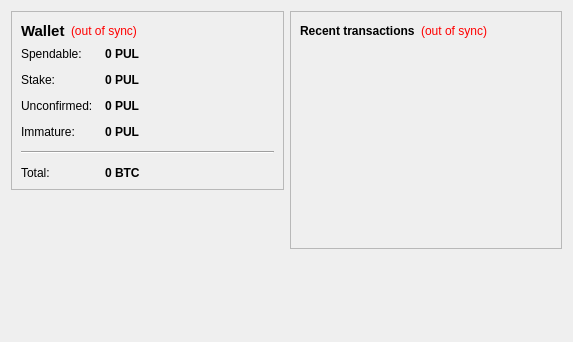
<?xml version="1.0" encoding="UTF-8"?>
<ui version="4.0">
 <class>OverviewPage</class>
 <widget class="QWidget" name="OverviewPage">
  <property name="geometry">
   <rect>
    <x>0</x>
    <y>0</y>
    <width>573</width>
    <height>342</height>
   </rect>
  </property>
  <property name="windowTitle">
   <string>Form</string>
  </property>
  <layout class="QHBoxLayout" name="horizontalLayout" stretch="1,1">
   <item>
    <layout class="QVBoxLayout" name="verticalLayout_2">
     <item>
      <widget class="QFrame" name="frame">
       <property name="frameShape">
        <enum>QFrame::StyledPanel</enum>
       </property>
       <property name="frameShadow">
        <enum>QFrame::Raised</enum>
       </property>
       <layout class="QVBoxLayout" name="verticalLayout_4">
        <item>
         <layout class="QHBoxLayout" name="horizontalLayout_4">
          <item>
           <widget class="QLabel" name="label_5">
            <property name="font">
             <font>
              <pointsize>11</pointsize>
              <weight>75</weight>
              <bold>true</bold>
             </font>
            </property>
            <property name="text">
             <string>Wallet</string>
            </property>
           </widget>
          </item>
          <item>
           <widget class="QLabel" name="labelWalletStatus">
            <property name="toolTip">
             <string>The displayed information may be out of date. Your wallet automatically synchronizes with the Pullcoin network after a connection is established, but this process has not completed yet.</string>
            </property>
            <property name="styleSheet">
             <string notr="true">QLabel { color: red; }</string>
            </property>
            <property name="text">
             <string notr="true">(out of sync)</string>
            </property>
            <property name="alignment">
             <set>Qt::AlignLeading|Qt::AlignLeft|Qt::AlignVCenter</set>
            </property>
           </widget>
          </item>
          <item>
           <spacer name="horizontalSpacer_2">
            <property name="orientation">
             <enum>Qt::Horizontal</enum>
            </property>
            <property name="sizeHint" stdset="0">
             <size>
              <width>40</width>
              <height>20</height>
             </size>
            </property>
           </spacer>
          </item>
         </layout>
        </item>
        <item>
         <layout class="QFormLayout" name="formLayout_2">
          <property name="fieldGrowthPolicy">
           <enum>QFormLayout::AllNonFixedFieldsGrow</enum>
          </property>
          <property name="horizontalSpacing">
           <number>12</number>
          </property>
          <property name="verticalSpacing">
           <number>12</number>
          </property>
          <item row="0" column="0">
           <widget class="QLabel" name="label">
            <property name="text">
             <string>Spendable:</string>
            </property>
           </widget>
          </item>
          <item row="0" column="1">
           <widget class="QLabel" name="labelBalance">
            <property name="font">
             <font>
              <weight>75</weight>
              <bold>true</bold>
             </font>
            </property>
            <property name="cursor">
             <cursorShape>IBeamCursor</cursorShape>
            </property>
            <property name="toolTip">
             <string>Your current spendable balance</string>
            </property>
            <property name="text">
             <string notr="true">0 PUL</string>
            </property>
            <property name="textInteractionFlags">
             <set>Qt::LinksAccessibleByMouse|Qt::TextSelectableByKeyboard|Qt::TextSelectableByMouse</set>
            </property>
           </widget>
          </item>
          <item row="1" column="0">
           <widget class="QLabel" name="label_6">
            <property name="text">
             <string>Stake:</string>
            </property>
           </widget>
          </item>
          <item row="1" column="1">
           <widget class="QLabel" name="labelStake">
            <property name="font">
             <font>
              <weight>75</weight>
              <bold>true</bold>
             </font>
            </property>
            <property name="cursor">
             <cursorShape>IBeamCursor</cursorShape>
            </property>
            <property name="toolTip">
             <string>Total of coins that was staked, and do not yet count toward the current balance</string>
            </property>
            <property name="text">
             <string notr="true">0 PUL</string>
            </property>
            <property name="textInteractionFlags">
             <set>Qt::LinksAccessibleByMouse|Qt::TextSelectableByKeyboard|Qt::TextSelectableByMouse</set>
            </property>
           </widget>
          </item>
          <item row="2" column="0">
           <widget class="QLabel" name="label_3">
            <property name="text">
             <string>Unconfirmed:</string>
            </property>
           </widget>
          </item>
          <item row="2" column="1">
           <widget class="QLabel" name="labelUnconfirmed">
            <property name="font">
             <font>
              <weight>75</weight>
              <bold>true</bold>
             </font>
            </property>
            <property name="cursor">
             <cursorShape>IBeamCursor</cursorShape>
            </property>
            <property name="toolTip">
             <string>Total of transactions that have yet to be confirmed, and do not yet count toward the current balance</string>
            </property>
            <property name="text">
             <string notr="true">0 PUL</string>
            </property>
            <property name="textInteractionFlags">
             <set>Qt::LinksAccessibleByMouse|Qt::TextSelectableByKeyboard|Qt::TextSelectableByMouse</set>
            </property>
           </widget>
          </item>
          <item row="3" column="0">
           <widget class="QLabel" name="labelImmatureText">
            <property name="text">
             <string>Immature:</string>
            </property>
           </widget>
          </item>
          <item row="3" column="1">
           <widget class="QLabel" name="labelImmature">
            <property name="font">
             <font>
              <weight>75</weight>
              <bold>true</bold>
             </font>
            </property>
            <property name="toolTip">
             <string>Mined balance that has not yet matured</string>
            </property>
            <property name="text">
             <string notr="true">0 PUL</string>
            </property>
            <property name="textInteractionFlags">
             <set>Qt::LinksAccessibleByMouse|Qt::TextSelectableByKeyboard|Qt::TextSelectableByMouse</set>
            </property>
           </widget>
          </item>
          <item row="4" column="0" colspan="2">
           <widget class="Line" name="line">
            <property name="orientation">
             <enum>Qt::Horizontal</enum>
            </property>
           </widget>
          </item>
          <item row="5" column="0">
           <widget class="QLabel" name="labelTotalText">
            <property name="text">
             <string>Total:</string>
            </property>
           </widget>
          </item>
          <item row="5" column="1">
           <widget class="QLabel" name="labelTotal">
            <property name="font">
             <font>
              <weight>75</weight>
              <bold>true</bold>
             </font>
            </property>
            <property name="cursor">
             <cursorShape>IBeamCursor</cursorShape>
            </property>
            <property name="toolTip">
             <string>Your current total balance</string>
            </property>
            <property name="text">
             <string notr="true">0 BTC</string>
            </property>
            <property name="textInteractionFlags">
             <set>Qt::LinksAccessibleByMouse|Qt::TextSelectableByKeyboard|Qt::TextSelectableByMouse</set>
            </property>
           </widget>
          </item>
         </layout>
        </item>
       </layout>
      </widget>
     </item>
     <item>
      <spacer name="verticalSpacer">
       <property name="orientation">
        <enum>Qt::Vertical</enum>
       </property>
       <property name="sizeHint" stdset="0">
        <size>
         <width>20</width>
         <height>40</height>
        </size>
       </property>
      </spacer>
     </item>
    </layout>
   </item>
   <item>
    <layout class="QVBoxLayout" name="verticalLayout_3">
     <item>
      <widget class="QFrame" name="frame_2">
       <property name="frameShape">
        <enum>QFrame::StyledPanel</enum>
       </property>
       <property name="frameShadow">
        <enum>QFrame::Raised</enum>
       </property>
       <layout class="QVBoxLayout" name="verticalLayout">
        <item>
         <layout class="QHBoxLayout" name="horizontalLayout_2">
          <item>
           <widget class="QLabel" name="label_4">
            <property name="text">
             <string>&lt;b&gt;Recent transactions&lt;/b&gt;</string>
            </property>
           </widget>
          </item>
          <item>
           <widget class="QLabel" name="labelTransactionsStatus">
            <property name="toolTip">
             <string>The displayed information may be out of date. Your wallet automatically synchronizes with the Pullcoin network after a connection is established, but this process has not completed yet.</string>
            </property>
            <property name="styleSheet">
             <string notr="true">QLabel { color: red; }</string>
            </property>
            <property name="text">
             <string notr="true">(out of sync)</string>
            </property>
            <property name="alignment">
             <set>Qt::AlignRight|Qt::AlignTrailing|Qt::AlignVCenter</set>
            </property>
           </widget>
          </item>
          <item>
           <spacer name="horizontalSpacer">
            <property name="orientation">
             <enum>Qt::Horizontal</enum>
            </property>
            <property name="sizeHint" stdset="0">
             <size>
              <width>40</width>
              <height>20</height>
             </size>
            </property>
           </spacer>
          </item>
         </layout>
        </item>
        <item>
         <widget class="QListView" name="listTransactions">
          <property name="styleSheet">
           <string notr="true">QListView { background: transparent; }</string>
          </property>
          <property name="frameShape">
           <enum>QFrame::NoFrame</enum>
          </property>
          <property name="verticalScrollBarPolicy">
           <enum>Qt::ScrollBarAlwaysOff</enum>
          </property>
          <property name="horizontalScrollBarPolicy">
           <enum>Qt::ScrollBarAlwaysOff</enum>
          </property>
          <property name="selectionMode">
           <enum>QAbstractItemView::NoSelection</enum>
          </property>
         </widget>
        </item>
       </layout>
      </widget>
     </item>
     <item>
      <spacer name="verticalSpacer_2">
       <property name="orientation">
        <enum>Qt::Vertical</enum>
       </property>
       <property name="sizeHint" stdset="0">
        <size>
         <width>20</width>
         <height>40</height>
        </size>
       </property>
      </spacer>
     </item>
    </layout>
   </item>
  </layout>
 </widget>
 <resources/>
 <connections/>
</ui>
